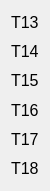
     <widget class="QWidget" name="layoutWidget_6">
      <property name="geometry">
       <rect>
        <x>350</x>
        <y>540</y>
        <width>36</width>
        <height>191</height>
       </rect>
      </property>
      <layout class="QVBoxLayout" name="verticalLayout_19">
       <item>
        <widget class="QLabel" name="label_49">
         <property name="font">
          <font>
           <pointsize>12</pointsize>
          </font>
         </property>
         <property name="text">
          <string>Т13</string>
         </property>
        </widget>
       </item>
       <item>
        <widget class="QLabel" name="label_50">
         <property name="font">
          <font>
           <pointsize>12</pointsize>
          </font>
         </property>
         <property name="text">
          <string>Т14</string>
         </property>
        </widget>
       </item>
       <item>
        <widget class="QLabel" name="label_51">
         <property name="font">
          <font>
           <pointsize>12</pointsize>
          </font>
         </property>
         <property name="text">
          <string>Т15</string>
         </property>
        </widget>
       </item>
       <item>
        <widget class="QLabel" name="label_52">
         <property name="font">
          <font>
           <pointsize>12</pointsize>
          </font>
         </property>
         <property name="text">
          <string>Т16</string>
         </property>
        </widget>
       </item>
       <item>
        <widget class="QLabel" name="label_53">
         <property name="font">
          <font>
           <pointsize>12</pointsize>
          </font>
         </property>
         <property name="text">
          <string>Т17</string>
         </property>
        </widget>
       </item>
       <item>
        <widget class="QLabel" name="label_54">
         <property name="font">
          <font>
           <pointsize>12</pointsize>
          </font>
         </property>
         <property name="text">
          <string>Т18</string>
         </property>
        </widget>
       </item>
      </layout>
     </widget>
